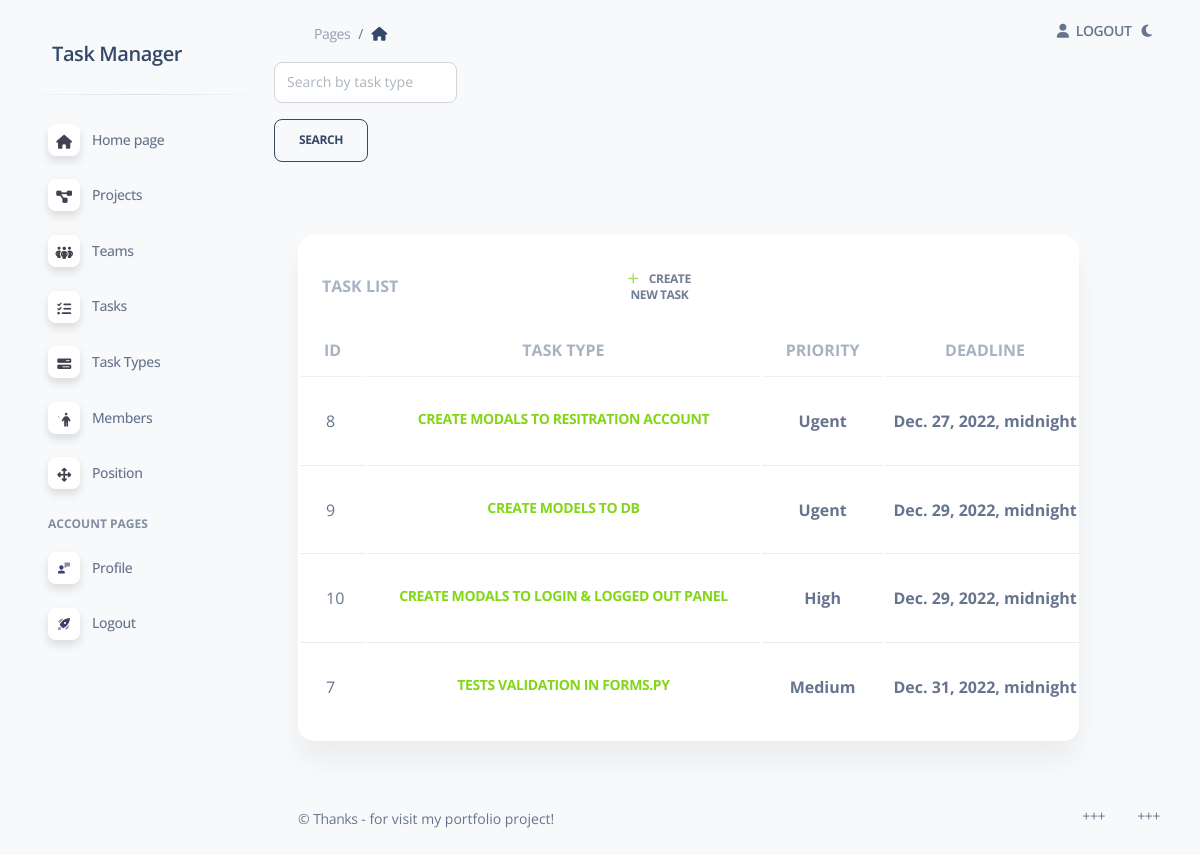
The page /task_manager/tasks/ (signed in) on the database its author committed.
### task_manager/models.py (models this page shows, shortened)
class Task(models.Model):
    TASK_PRIORITY_CHOICES = (
        ("Ugent", "Ugent priority task"),
        ("High", "High priority task"),
        ("Medium", "Medium priority task"),
        ("Low", "Low priority task"),
        ("Lowest", "Lowest priority task"),
    )
    description = models.TextField(blank=True, null=True)
    deadline = models.DateTimeField(blank=True, null=True)
    is_completed = models.BooleanField(default=False)
    priority = models.CharField(max_length=6, choices=TASK_PRIORITY_CHOICES)
    task_type = models.ForeignKey(
        TaskType, on_delete=models.CASCADE,
        related_name="tasks",
        null=True,
    )
    assignees = models.ManyToManyField(
        settings.AUTH_USER_MODEL,
        related_name="tasks",
    )
    projects = models.ForeignKey(
        Project,
        on_delete=models.CASCADE,
        related_name="tasks",
        null=True,
    )
    class Meta:
        ordering = ["deadline"]
    def get_absolute_url(self):
        return reverse("task_manager:task-detail", args=[str(self.id)])

class TaskType(models.Model):
    name = models.CharField(max_length=70)
    class Meta:
        ordering = ["name"]
        constraints = [
            UniqueConstraint(
                name="unique_task_type_name", fields=["name"]
            )
        ]

### task_manager/views.py (the view)
# urls.py: path("tasks/", TaskListView.as_view(), name="task-list"),
class TaskListView(LoginRequiredMixin, generic.ListView):
    model = Task
    queryset = Task.objects.all().select_related("task_type", "projects")
    context_object_name = "task_list"
    paginate_by = 7
    def get_context_data(self, *, object_list=None, **kwargs) -> None:
        context = super(TaskListView, self).get_context_data(**kwargs)
        task_type = self.request.GET.get("task_type", "")
        context["task_search_form"] = TaskSearchForm(
            initial={"task_type": task_type}
        )
        return context
    def get_queryset(self) -> queryset:
        form = TaskSearchForm(self.request.GET)
        if form.is_valid():
            return self.queryset.filter(
                task_type__name__contains=form.cleaned_data["task_type"]
            )
        return self.queryset

### task_manager/forms.py
class TaskSearchForm(forms.Form):
    task_type = forms.CharField(
        max_length=70,
        required=False,
        label="",
        widget=forms.TextInput(
            attrs={
                "placeholder": "Search by task type"
            }
        )
    )

### task_manager/context_processors.py (called while the page is built)
def cfg_assets_root(request):
    return {"ASSETS_ROOT": settings.ASSETS_ROOT}

### templates/task_manager/task_list.html (shortened to what this page needs)
{% extends "base.html" %}
{% load crispy_forms_tags %}
{% load crispy_forms_filters %}
{% block content %}
  <div class="input-group">
    <form class="form-row" action="" method="GET">
      {{ task_search_form | crispy }}
      <input class="btn btn-outline-dark" type="submit" value="Search">
    </form>
  </div>
  <hr>
    <div class="container-fluid py-4">
      <div class="row col-12">
        <div class="col-11">
          <div class="card mb-4">
            <div class="card-header pb-0">
              <h6 class="text-uppercase text-secondary text-xl font-weight-bolder opacity-7">
                Task List<a class="col-xl-2 btn btn-link text-dark px-3 mb-0" style="margin-left: 200px;" href="{% url 'task_manager:task-create' %}">
              <i class="fas fa-plus text-success me-2" aria-hidden="true"></i>
                <strong>Create new Task</strong></a></h6>
            </div>
            <div class="card-body px-0 pt-0 pb-2">
              <div class="table-responsive p-0">
                <table class="table align-items-center mb-0">
                  {% if task_list %}
                  <thead>
                    <tr>
                      <th class="text-uppercase text-secondary text-xl font-weight-bolder opacity-7">id</th>
                      <th class="text-uppercase text-secondary text-xl font-weight-bolder opacity-7" style="text-align: center">Task type</th>
                      <th class="text-uppercase text-secondary text-xl font-weight-bolder opacity-7" style="text-align: center">Priority</th>
                      <th class="text-uppercase text-secondary text-xl font-weight-bolder opacity-7" style="text-align: center">Deadline</th>
                    </tr>
                  </thead>
                  <tbody>
                  {% for task in task_list %}
                    <tr>
                      <td>
                        <div class="d-flex px-2 py-1">
                          <div class="d-flex flex-column justify-content-center" style="margin-left: 10px">
                            {{ task.id }}
                          </div>
                        </div>
                      </td>
                      <td>
                         <a class="btn btn-link text-bg-success text-gradient container-fluid" style="margin-top: 10px" href="{{ task.get_absolute_url }}">
                           <span style="font-size: 14px">{{ task.task_type.name }}</span>
                      </td>
                      <td style="text-align: center;">
                         <span class="font-weight-bolder">{{ task.priority }}</span>
                      </td>
                      <td style="text-align: center;">
                         <span class="font-weight-bolder">{{ task.deadline }}</span>
                      </td>
                      <td class="align-middle">
                        <div class="col-lg-6 col-5 my-auto text-end">
                          <div class="dropdown float-lg-end pe-2">
                            <a class="btn btn-link text-dark px-3 mb-0 edit" id="dropdownTable" data-bs-toggle="dropdown" aria-expanded="false">
                            </a>
                          </div>
                        </div>
                      </td>
                    </tr>
                  {% endfor %}
                  </tbody>
                  {% else %}
                    <p style="text-align: center; color: mediumspringgreen">There are tasks in tasks list.</p>
                  {% endif %}
                </table>
              </div>
            </div>
          </div>
        </div>
      </div>
    </div>
{% endblock content %}

### static/assets/css/dark-theme-core.css (style rules this page uses)
body { transition: background-color 200ms ease-in; }

### rows shown on the page
Task: id "8", task_type.name "CREATE MODALS TO RESITRATION ACCOUNT", priority "Ugent", deadline "Dec. 27, 2022, midnight"
Task: id "9", task_type.name "CREATE MODELS TO DB", priority "Ugent", deadline "Dec. 29, 2022, midnight"
Task: id "10", task_type.name "CREATE MODALS TO LOGIN & LOGGED OUT PANEL", priority "High", deadline "Dec. 29, 2022, midnight"
Task: id "7", task_type.name "TESTS VALIDATION IN FORMS.PY", priority "Medium", deadline "Dec. 31, 2022, midnight"
